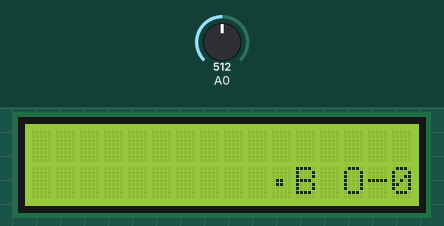
Recording of a sketch running on a simulated Arduino Uno, built with avr-gcc and run on an emulated ATmega328P. On the bench: 16×2 character LCD. The inputs (shaded band) are chosen by the test bench; at power-on: A0 = 512.

Above: at 1.2 s.
1.3 s: A0 set to 716
At 2.29 s:
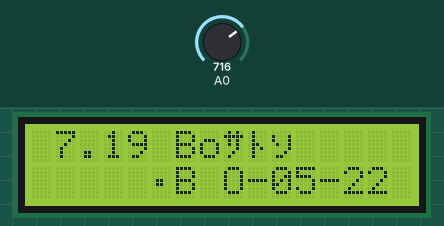
4.5 s: A0 set to 900
At 7.5 s:
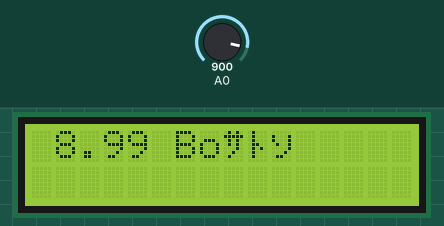
10.5 s: A0 set to 1023
At 11.52 s:
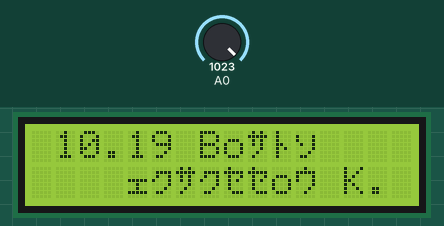
12.6 s: A0 set to 991
At 12.76 s:
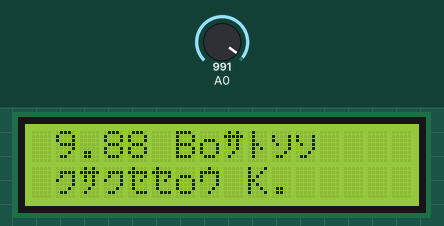
15.0 s: A0 set to 1023
At 15.24 s:
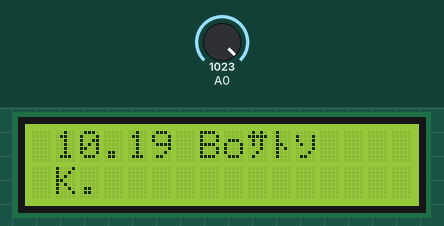
20.1 s: A0 set to 511
At 25.2 s:
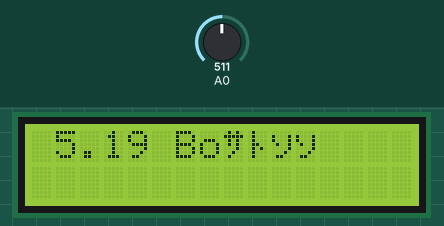

Measured:
- the behaviour switches between 1004 and 1003 on A0 (found by bisection; images 3 and 4)
- after the input at 12.6 s, the display: changes at once (image 4)
- after the input at 15.0 s, the display: changes after 0.09 s (image 5)
- after the input at 20.1 s, the display: first changes after 0.09 s (image 6 shows a later state)
- what the display in image 2 shows lasts 2.6 s, from 6.5 s to 9.1 s

The sketch:

main.ino
```cpp
#include <LiquidCrystal.h>
LiquidCrystal lcd(13, 12, 11, 10,  9,  8);

/*
const unsigned char rus_codes[66]=

{
// А  Б      В   Г    Д   Е    Ё    Ж
\x41,\xa\,\x42,\xa1,\xe0,\x45,\xa2,\xa3,
\\ З  И    Й     К    Л     М   Н    О
\xA4,\xA5,\xA6,\x4B,\xA7,\x4D,\x48,\x4F,
\\ П   Р    С    Т    У    Ф    Х    Ц   Ч
\xA8,\x5\,\x43,\x54,\xA9,\xAA,\x58,\xE1,\xAB,
\\ Ш  Щ    Ъ     Ы    Ь    Э    Ю   Я
\xAC,\xE2,\xAD,\xAE,\x62,\xAF,\xB\,\xB1,
\\а    б    в   г    д     е    ё   ж
\x61,\xB2,\xB3,\xB4,\xE3,\x65,\xB5,\xB6,
\\з    и    й    к    л   м    н    о
\xb7,\xb8,\xb9,\xba,\xbb,\xbc,\xbd,\x6f,
\\ п   р    с     т    у   ф    х    ц    ч
\xbe,\x70\,\x63,\xbf,\x79,\xe4,\x78,\xe5,\xc0,
\\ Ш   Щ    Ъ     Ы    Ь    Э    Ю   Я
\xc1,\xe6,\xc2,\xc3,\xc4,\xc5,\xc6,\xc7

} ;
*/

const char *strings[] = {
    "\xA5\x42\xa0\x4F-05-22",
    "\xAA\xb8\xbb\xb8\xbe\xbe\x6f\xB3 \x4B.",
    "\x54\x70\xc7\xba\xb8\xbd \xA5.",
    "\x42\x6f\x70\x6f\xB2\xc4\xB5\xB3 \xe0."
};

char string_lcd[] = "                    ";

byte num_str = 4; //кол-во прокручевыемых строк

void setup() {
    lcd.begin(16, 2);
}

void loop() {
    for (byte k = 0; k < num_str; k++) { //Перебор строк.
        word len_str  = 0;
        while (*strings[k]) {  // Пока не конец строки ...
            for (byte i = 0; i < 15; i++) {
                string_lcd[i] = string_lcd[i+1]; // Производим побайтовый сдвиг влево,
            }
            string_lcd[15] = *strings[k]; // отображаемой на LCD строки, и добавляем
            strings[k]++; // символ в последний байт.
            len_str++ ; // Счётчик длины строки.
            //lcd.clear() ;
            //lcd.setCursor(1,0);lcd.print("Бегущая строка") ;
            for (byte i = 0; i < 16; i++) {  // Отображаем на LCD посимвольно.
                lcd.setCursor(i,1);
                lcd.print(string_lcd[i]);
                lcd.setCursor(0,1);
                // lcd.print(' тест ');
            }
            delay(200);
            //blink( 13 , 190 ) ; // Задержка отображения строки и мигание светодиодом ))
        }

        for (word n = 0; n < len_str; n++) {
            strings[k]--; //Возвращаем указатель на начало строки
        }
        //Иначе строки прокрутятся тольео один раз

        for (byte n = 0; n < 16; n++) {
            for (byte i = 0; i < 15; i++) {
                string_lcd[i] = string_lcd[i+1]; //Добиваем строку пробелами
            }
            string_lcd[15] = ' ';
            //lcd.clear() ;
            //lcd.setCursor(1,0);lcd.print("Бегущая строка") ;

            //--------------- Батарейка ----------------------//
            float voltage = analogRead(A0) / 1024.0 * 10.0 + 0.2;
            float voltageTemp;
            if (voltage > 0.5) {
                voltageTemp = voltage;
            }
            else {
                voltageTemp = 0;
            }
            lcd.setCursor(1, 0);
            lcd.print(voltageTemp, 2);
            lcd.print(" \x42\x6f\xbb\xc4\xbf");
            //--------------- Батарейка ----------------------//

            for (byte i = 0; i < 16; i++) {
                lcd.setCursor(i,1);
                lcd.print(string_lcd[i]);
                lcd.setCursor(0,1);
                lcd.print(' ');
            }
            delay(300);
            //blink( 13 , 190 ) ;
        }
        delay(2000);
    }
}
```
